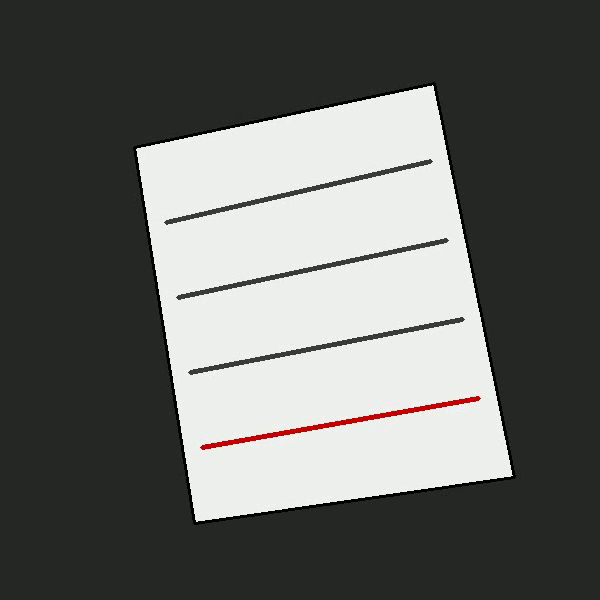
#> input picture frame 9 of LAB EXPERIMENTS/Exp 13/input_distorted_doc.mp4, 600 x 600 px
$ python 'Exp 13 code.py'
#> lines starting #> are read from the running program, lines starting #| are printed output that depends on the picture
# ==============================================================================
# Frame-by-Frame Perspective Transformation on Video
# ==============================================================================
# Demonstrates 3x3 Homography transformation across a temporal video stream:
# 1. Synthesizes an MP4 video containing a moving tilted document.
# 2. Tracks/defines 4 corner points per frame.
# 3. Applies cv2.warpPerspective frame-by-frame.
# 4. Encodes and displays the output MP4 natively in Google Colab.
# ==============================================================================

import cv2
import numpy as np
from IPython.display import HTML
from base64 import b64encode

# --- 1. SYNTHESIZE AN INPUT VIDEO WITH PERSPECTIVE DISTORTION ---
input_video_path = 'input_distorted_doc.mp4'
output_video_path = 'output_perspective_corrected.mp4'

fps = 30
duration_sec = 3
total_frames = fps * duration_sec
frame_w, frame_h = 600, 600

# Initialize VideoWriter with mp4v codec
fourcc = cv2.VideoWriter_fourcc(*'mp4v')
out_input = cv2.VideoWriter(input_video_path, fourcc, fps, (frame_w, frame_h))

# Generate synthetic frames where the document slightly oscillates
for t in range(total_frames):
    frame = np.ones((frame_h, frame_w, 3), dtype=np.uint8) * 40  # Dark background

    # Introduce small periodic movement over time
    shift_x = int(15 * np.sin(2 * np.pi * t / fps))
    shift_y = int(10 * np.cos(2 * np.pi * t / fps))

    # Dynamic 4 corner source points for the distorted paper
    pts_src = np.array([
        [120 + shift_x, 150 + shift_y],  # Top-Left
        [420 + shift_x, 80 - shift_y],   # Top-Right
        [500 + shift_x, 480 + shift_y],  # Bottom-Right
        [180 + shift_x, 520 - shift_y]   # Bottom-Left
    ], dtype=np.int32)

    # Draw paper and internal features
    cv2.fillPoly(frame, [pts_src], (240, 240, 240))
    cv2.polylines(frame, [pts_src], True, (0, 0, 0), 2)

    # Draw horizontal text lines
    p1_tl, p2_tr = pts_src[0], pts_src[1]
    p4_bl, p3_br = pts_src[3], pts_src[2]

    for line_ratio in [0.2, 0.4, 0.6, 0.8]:
        start_pt = (1 - line_ratio) * p1_tl + line_ratio * p4_bl
        end_pt = (1 - line_ratio) * p2_tr + line_ratio * p3_br
        pt_a = tuple((start_pt + [20, 0]).astype(int))
        pt_b = tuple((end_pt - [20, 0]).astype(int))
        color = (0, 0, 200) if line_ratio == 0.8 else (60, 60, 60)
        cv2.line(frame, pt_a, pt_b, color, 3)

    out_input.write(frame)
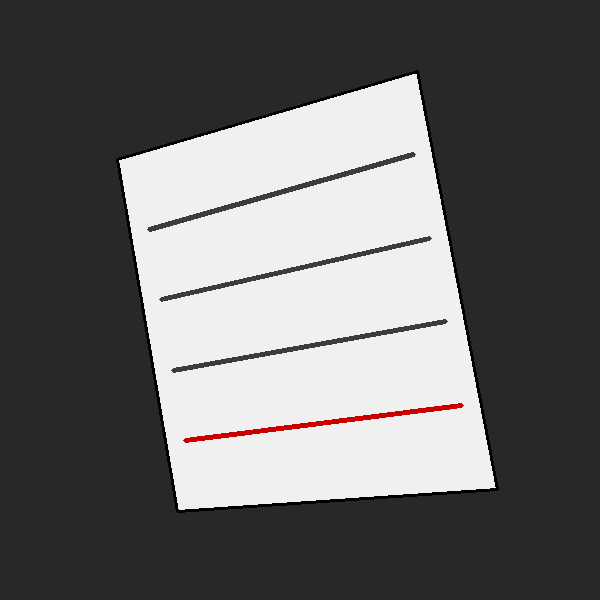
#> frame: shape (600, 600, 3); mean of channels 0, 1, 2 103.9, 103.9, 104.6; drawn as B, G, R

out_input.release()
print(f"Generated synthetic input video: {input_video_path}")


# --- 2. VIDEO PROCESSING PIPELINE: FRAME-BY-FRAME HOMOGRAPHY ---
cap = cv2.VideoCapture(input_video_path)

# Target flattened output dimensions
out_w, out_h = 300, 400
pts_dst = np.float32([
    [0, 0],          # Top-Left target
    [out_w, 0],      # Top-Right target
    [out_w, out_h],  # Bottom-Right target
    [0, out_h]       # Bottom-Left target
])

# Initialize VideoWriter for the transformed video stream
out_perspective = cv2.VideoWriter(output_video_path, fourcc, fps, (out_w, out_h))

frame_count = 0
while cap.isOpened():
    ret, frame = cap.read()
#> frame is the input picture: shape (600, 600, 3); mean B, G, R 100, 103, 101.7
    if not ret:
        break

    # Track dynamic source points per frame
    shift_x = int(15 * np.sin(2 * np.pi * frame_count / fps))
#> shift_x = 0
    shift_y = int(10 * np.cos(2 * np.pi * frame_count / fps))
#> shift_y = 10

    pts_src = np.float32([
        [120 + shift_x, 150 + shift_y],
        [420 + shift_x, 80 - shift_y],
        [500 + shift_x, 480 + shift_y],
        [180 + shift_x, 520 - shift_y]
    ])

    # 1. Compute 3x3 Perspective Matrix H for current frame
    H = cv2.getPerspectiveTransform(pts_src, pts_dst)

    # 2. Warp current frame to flattened top-down view
    warped_frame = cv2.warpPerspective(frame, H, (out_w, out_h))
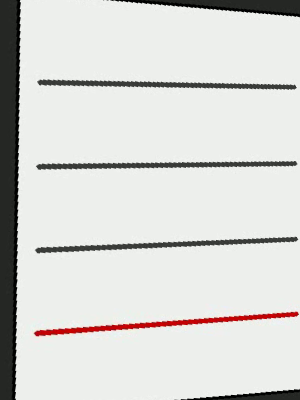
#> warped_frame: shape (400, 300, 3); mean B, G, R 211.4, 214.3, 214.3

    # 3. Write transformed frame to output stream
    out_perspective.write(warped_frame)
    frame_count += 1

cap.release()
out_perspective.release()
print(f"Finished perspective transformation on {frame_count} video frames.")


# --- 3. INLINE VIDEO PLAYER FOR GOOGLE COLAB ---
def play_video_in_colab(file_path):
    """Encodes mp4 file to Base64 to render HTML5 video inline in Colab."""
    mp4 = open(file_path, 'rb').read()
    data_url = "data:video/mp4;base64," + b64encode(mp4).decode()
    return HTML(f"""
    <video width=350 controls autoplay loop>
        <source src="{data_url}" type="video/mp4">
    </video>
    """)

print("\nTransformed Video Output (Perspective Corrected Stream):")
play_video_in_colab(output_video_path)

$ run again, starting later in the video
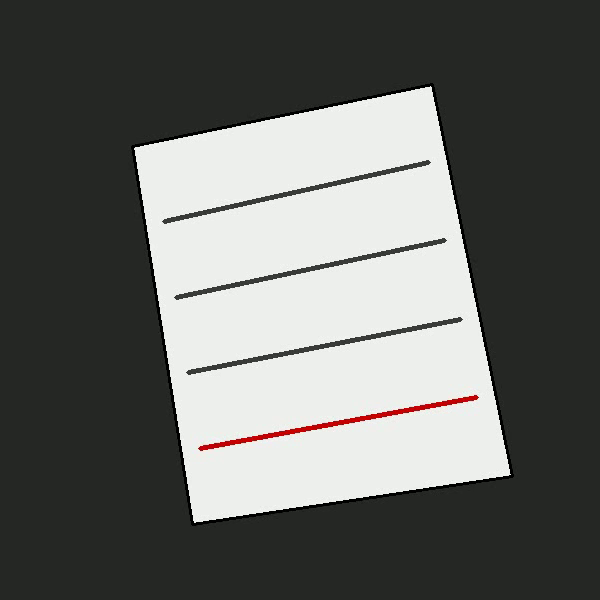
#> input picture frame 40 of LAB EXPERIMENTS/Exp 13/input_distorted_doc.mp4, 600 x 600 px
#> frame is the input picture: shape (600, 600, 3); mean B, G, R 100, 103, 101.7
#> `warped_frame = cv2.warpPerspective(frame, H, (out_w, out_h))`:
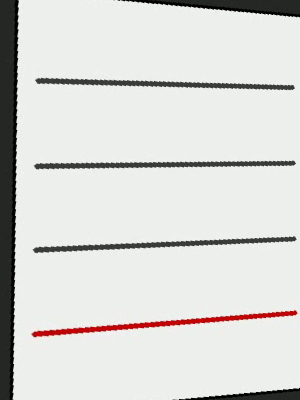
#> warped_frame: shape (400, 300, 3); mean B, G, R 212.8, 215.7, 215.7

$ run again, starting later in the video
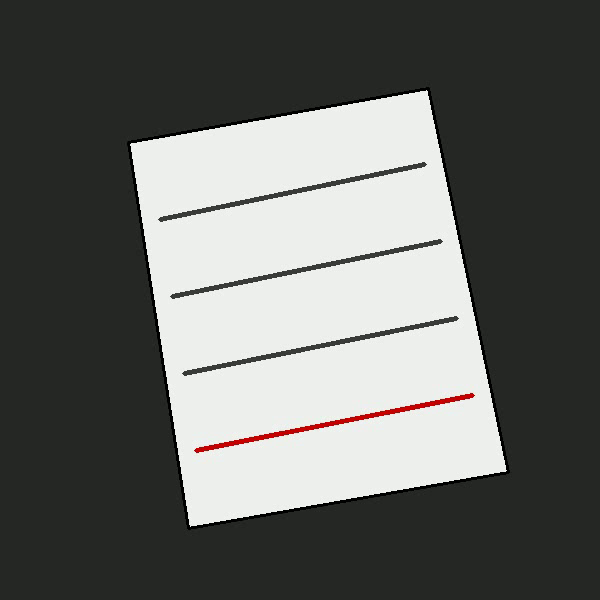
#> input picture frame 72 of LAB EXPERIMENTS/Exp 13/input_distorted_doc.mp4, 600 x 600 px
#> frame is the input picture: shape (600, 600, 3); mean B, G, R 100, 103, 101.7
#> `warped_frame = cv2.warpPerspective(frame, H, (out_w, out_h))`:
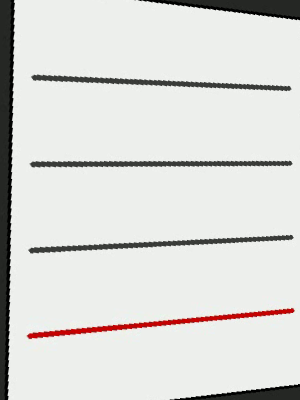
#> warped_frame: shape (400, 300, 3); mean B, G, R 215.1, 218, 218
